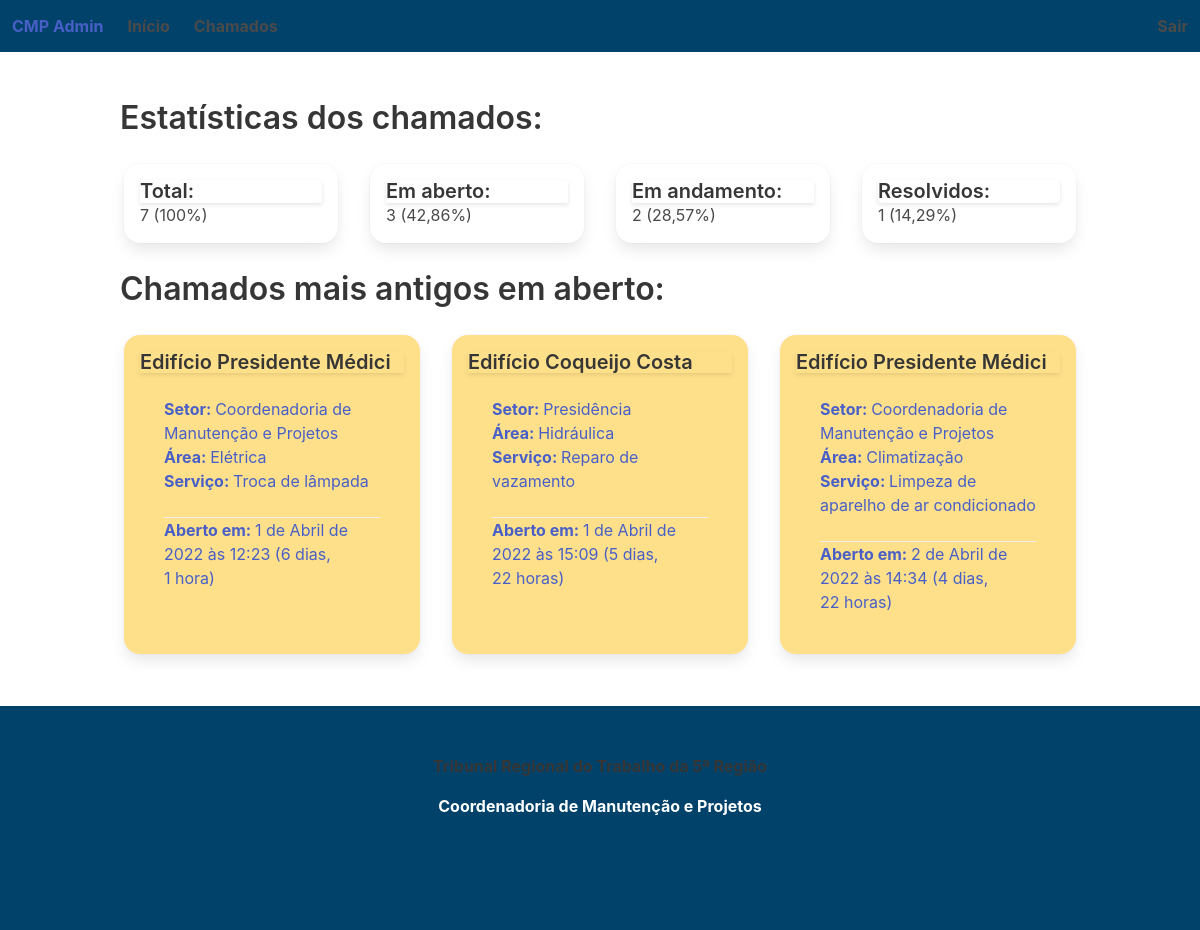
Screenshot of /cmp_admin/ (signed in) with the database file from the repository.
### cmp_admin/models.py (models this page shows, shortened)
class Ticket(models.Model):
  place_id = models.ForeignKey(Place, on_delete = models.SET_NULL, null = True)
  contact_email = models.EmailField()
  sector_id = models.ForeignKey(Sector, on_delete = models.SET_NULL, null = True)
  contact_phone = models.CharField(max_length = 255)
  description = models.TextField()
  assigned_to_id = models.ForeignKey(User, on_delete = models.SET_NULL, null = True)
  infos = models.ManyToManyField('Info')
  created_at = models.DateTimeField(auto_now_add = True)
  updated_at = models.DateTimeField(auto_now = True)
  subject_id = models.ForeignKey(Subject, on_delete = models.SET_NULL, null = True)
  service_id = models.ForeignKey(Service, on_delete = models.SET_NULL, null = True)
  status_id = models.ForeignKey(Status, on_delete = models.SET_NULL, null = True)
  requester = models.CharField(max_length = 255)
  issue = models.TextField(blank = True)
  solution = models.TextField(blank = True)

class Place(models.Model):
  name = models.CharField(max_length = 255)
  city = models.CharField(max_length = 255)
  state = models.CharField(max_length = 255)
  address = models.CharField(max_length = 255)
  zip_code = models.CharField(max_length = 255)
  created_at = models.DateTimeField(auto_now_add = True)
  updated_at = models.DateTimeField(auto_now = True)
  def __str__(self):
    return self.name

class Sector(models.Model):
  name = models.CharField(max_length = 255)
  place_id = models.ForeignKey(Place, on_delete = models.SET_NULL, null = True)
  email = models.EmailField()
  phone_number = models.CharField(max_length = 255)
  created_at = models.DateTimeField(auto_now_add = True)
  updated_at = models.DateTimeField(auto_now = True)
  def __str__(self):
    return self.name

class Subject(models.Model):
  name = models.CharField(max_length = 255)
  created_at = models.DateTimeField(auto_now_add = True)
  updated_at = models.DateTimeField(auto_now = True)
  def __str__(self):
    return self.name

class Service(models.Model):
  name = models.CharField(max_length = 255)
  subject_id = models.ForeignKey(Subject, on_delete = models.SET_NULL, null = True)
  created_at = models.DateTimeField(auto_now_add = True)
  updated_at = models.DateTimeField(auto_now = True)
  def __str__(self):
    return self.name

### cmp_admin/views.py (the view)
# urls.py: path('', views.IndexView.as_view(), name = 'index'),
class IndexView(LoginRequiredMixin, generic.ListView):
  template_name = 'cmp_admin/index.html'
  context_object_name = 'earliest_open_ticket_list'
  def get_queryset(self):
    return Ticket.objects.filter(status_id = 1).order_by('created_at')[:3]
  def get_context_data(self, **kwargs):
    context = super().get_context_data(**kwargs)
    context['all_tickets_count'] = Ticket.objects.all().count()
    context['opened_tickets_count'] = Ticket.objects.filter(status_id = 1).count()
    context['ongoing_tickets_count'] = Ticket.objects.filter(status_id = 2).count()
    context['solved_tickets_count'] = Ticket.objects.filter(status_id = 3).count()
    context['opened_tickets_perc'] = round((context['opened_tickets_count'] / context['all_tickets_count']) * 100, 2)
    context['ongoing_tickets_perc'] = round((context['ongoing_tickets_count'] / context['all_tickets_count']) * 100, 2)
    context['solved_tickets_perc'] = round((context['solved_tickets_count'] / context['all_tickets_count']) * 100, 2)
    return context

### cmp_admin/templates/cmp_admin/index.html (shortened to what this page needs)
{% extends 'cmp_admin/base.html' %}
{% block main %}
<p class="title is-3">Estatísticas dos chamados:</p>
<div class="columns">
  <div class="column card p-4 m-4">
    <div class="card-header">
      <p class="title is-5">Total:</p>
    </div>
    <div>
      {{ all_tickets_count }} (100%)
    </div>
  </div>
  <div class="column card p-4 m-4">
    <div class="card-header">
      <p class="title is-5">Em aberto:</p>
    </div>
    <div>
      {{ opened_tickets_count }} ({{ opened_tickets_perc }}%)
    </div>
  </div>
  <div class="column card p-4 m-4">
    <div class="card-header">
      <p class="title is-5">Em andamento:</p>
    </div>
    <div>
      {{ ongoing_tickets_count }} ({{ ongoing_tickets_perc }}%)
    </div>
  </div>
  <div class="column card p-4 m-4">
    <div>
      <div class="card-header">
        <p class="title is-5">Resolvidos:</p>
      </div>
    </div>
    <div>
      {{ solved_tickets_count }} ({{ solved_tickets_perc }}%)
    </div>
  </div>
</div>
<p class="title is-3">Chamados mais antigos em aberto:</p>
<div class="columns">
  {% for ticket in earliest_open_ticket_list %}
  <a href="{% url 'cmp_admin:ticket_detail' ticket.pk %}">
    <div class="column card p-4 m-4 has-background-warning">
      <div class="card-header">
        <p class="title is-5">{{ ticket.place_id }}</p>
      </div>
      <div class="card-content">
        <div class="media">
          <div class="media-content">
            <p><strong>Setor: </strong>{{ ticket.sector_id }}</p>
            <p><strong>Área: </strong>{{ ticket.subject_id }}</p>
            <p><strong>Serviço: </strong> {{ ticket.service_id }}</p>
          </div>
        </div>
        <div class="card-footer is-flex-direction-column">
          <p><strong>Aberto em: </strong><time datetime>{{ ticket.created_at }} ({{ ticket.created_at|timesince }})</time></p>
        </div>
      </div>
  </a>
  </div>
  {% endfor %}
{% endblock main %}

### cmp_admin/templates/cmp_admin/base.html (shortened to what this page needs)
<!DOCTYPE html>
<html lang="pt-br">
  <head>
    <link
      rel="stylesheet"
      href="https://cdn.jsdelivr.net/npm/bulma@0.9.3/css/bulma.min.css"
    />
  </head>
  <body>
    {% block nav %}
			<nav class="navbar" role="navigation" aria-label="main navigation">
				<div class="navbar-brand">
					<a class="navbar-item" href="https://bulma.io">
						CMP Admin
					</a>
				</div>
				<div id="navbar" class="navbar-menu">
					<div class="navbar-start">
						<a class="navbar-item" href="{% url 'cmp_admin:index' %}"> Início</a>
						<a class="navbar-item" href="{% url 'cmp_admin:show_tickets' %}"> Chamados</a>
					</div>
					<div class="navbar-end">
						<a class="navbar-item" href="{% url 'cmp_admin:logout' %}"> Sair </a>
					</div>
				</div>
			</nav>
    {% endblock nav %}
		<section class="section">
      <div class="container">
        {% block main %}{% endblock main %}
    </section>
		{% block footer %}
    <footer class="footer">
      <div class="content has-text-centered">
        <p>
          <strong>Tribunal Regional do Trabalho da 5ª Região</strong>
					<p>Coordenadoria de Manutenção e Projetos</p>
        </p>
      </div>
		</footer>
    {% endblock footer %}
  </body>
</html>

### cmp_admin/templates/cmp_admin/base.html (style rules this page uses)
.navbar, .footer { background-color: #01426A; color: white; font-weight: bold; }

### cmp_admin/templates/cmp_admin/index.html (style rules this page uses)
.card { border-radius: 1rem; }

### rows the page displays
Ticket: place_id "Edifício Presidente Médici", sector_id "Coordenadoria de Manutenção e Projetos", subject_id "Elétrica", service_id "Troca de lâmpada", created_at "1 de Abril de 2022 às 12:23", created_at "6 dias, 1 hora"
Ticket: place_id "Edifício Coqueijo Costa", sector_id "Presidência", subject_id "Hidráulica", service_id "Reparo de vazamento", created_at "1 de Abril de 2022 às 15:09", created_at "5 dias, 22 horas"
Ticket: place_id "Edifício Presidente Médici", sector_id "Coordenadoria de Manutenção e Projetos", subject_id "Climatização", service_id "Limpeza de aparelho de ar condicionado", created_at "2 de Abril de 2022 às 14:34", created_at "4 dias, 22 horas"

### other values shown
{{ all_tickets_count }} "7"
{{ opened_tickets_count }} "3"
{{ opened_tickets_perc }} "42,86"
{{ ongoing_tickets_count }} "2"
{{ ongoing_tickets_perc }} "28,57"
{{ solved_tickets_count }} "1"
{{ solved_tickets_perc }} "14,29"
